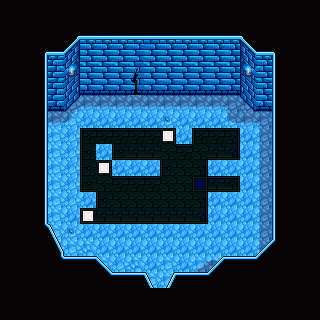

Tiled map render using the project's own tile images. Description and the map definition, with tile-layer contents summarised, below:
An orthogonal 20x20 tile map with 16x16 px tiles, 3 tile layers (Back, Buildings, Front) and 15 objects (15x TileData).

<map version="1.5" tiledversion="1.7.2" orientation="orthogonal" renderorder="right-down" width="20" height="20" tilewidth="16" tileheight="16" infinite="0" nextlayerid="7" nextobjectid="16">
 <properties>
  <property name="AmbientLight" value="255 255 255" />
  <property name="Warp" value="9 18 FrostDungeon.Branch2 13 6 10 18 FrostDungeon.Branch2 13 6" />
 </properties>
 <tileset firstgid="1" name="mine" tilewidth="16" tileheight="16" tilecount="288" columns="16">
  <image source="mine_frost_dark.png" width="256" height="288" />
  <tile id="0">
   <properties>
    <property name="Type" value="Dirt" />
   </properties>
  </tile>
  <tile id="137">
   <properties>
    <property name="Type" value="Stone" />
   </properties>
  </tile>
  <tile id="138">
   <properties>
    <property name="Type" value="Stone" />
   </properties>
  </tile>
  <tile id="139">
   <properties>
    <property name="Type" value="Stone" />
   </properties>
  </tile>
  <tile id="140">
   <properties>
    <property name="Type" value="Stone" />
   </properties>
  </tile>
  <tile id="153">
   <properties>
    <property name="Type" value="Stone" />
   </properties>
  </tile>
  <tile id="154">
   <properties>
    <property name="Type" value="Stone" />
   </properties>
  </tile>
  <tile id="155">
   <properties>
    <property name="Type" value="Stone" />
   </properties>
  </tile>
  <tile id="165">
   <properties>
    <property name="Type" value="Dirt" />
   </properties>
  </tile>
  <tile id="166">
   <properties>
    <property name="Type" value="Stone" />
   </properties>
  </tile>
  <tile id="167">
   <properties>
    <property name="Type" value="Stone" />
   </properties>
  </tile>
  <tile id="168">
   <properties>
    <property name="Type" value="Stone" />
   </properties>
  </tile>
  <tile id="169">
   <properties>
    <property name="Type" value="Stone" />
   </properties>
  </tile>
  <tile id="170">
   <properties>
    <property name="Type" value="Stone" />
   </properties>
  </tile>
  <tile id="171">
   <properties>
    <property name="Type" value="Stone" />
   </properties>
  </tile>
  <tile id="172">
   <properties>
    <property name="Type" value="Stone" />
   </properties>
  </tile>
  <tile id="181">
   <properties>
    <property name="Type" value="Dirt" />
   </properties>
  </tile>
  <tile id="182">
   <properties>
    <property name="Type" value="Stone" />
   </properties>
  </tile>
  <tile id="183">
   <properties>
    <property name="Type" value="Dirt" />
   </properties>
  </tile>
  <tile id="184">
   <properties>
    <property name="Type" value="Stone" />
   </properties>
  </tile>
  <tile id="185">
   <properties>
    <property name="Type" value="Stone" />
   </properties>
  </tile>
  <tile id="186">
   <properties>
    <property name="Type" value="Stone" />
   </properties>
  </tile>
  <tile id="187">
   <properties>
    <property name="Type" value="Stone" />
   </properties>
  </tile>
  <tile id="188">
   <properties>
    <property name="Type" value="Stone" />
   </properties>
  </tile>
  <tile id="198">
   <properties>
    <property name="Type" value="Stone" />
   </properties>
  </tile>
  <tile id="199">
   <properties>
    <property name="Type" value="Stone" />
   </properties>
  </tile>
  <tile id="200">
   <properties>
    <property name="Type" value="Stone" />
   </properties>
  </tile>
  <tile id="201">
   <properties>
    <property name="Type" value="Stone" />
   </properties>
  </tile>
  <tile id="202">
   <properties>
    <property name="Type" value="Stone" />
   </properties>
  </tile>
  <tile id="203">
   <properties>
    <property name="Type" value="Stone" />
   </properties>
  </tile>
  <tile id="204">
   <properties>
    <property name="Type" value="Stone" />
   </properties>
  </tile>
  <tile id="217">
   <properties>
    <property name="Type" value="Stone" />
   </properties>
  </tile>
  <tile id="218">
   <properties>
    <property name="Type" value="Stone" />
   </properties>
  </tile>
  <tile id="219">
   <properties>
    <property name="Type" value="Stone" />
   </properties>
  </tile>
  <tile id="233">
   <properties>
    <property name="Type" value="Stone" />
   </properties>
  </tile>
  <tile id="234">
   <properties>
    <property name="Type" value="Stone" />
   </properties>
  </tile>
  <tile id="235">
   <properties>
    <property name="Type" value="Stone" />
   </properties>
  </tile>
  <tile id="240">
   <properties>
    <property name="Type" value="Wood" />
   </properties>
  </tile>
  <tile id="241">
   <properties>
    <property name="Type" value="Wood" />
   </properties>
  </tile>
  <tile id="242">
   <properties>
    <property name="Type" value="Wood" />
   </properties>
  </tile>
  <tile id="256">
   <properties>
    <property name="Type" value="Wood" />
   </properties>
  </tile>
  <tile id="257">
   <properties>
    <property name="Type" value="Wood" />
   </properties>
  </tile>
  <tile id="258">
   <properties>
    <property name="Type" value="Wood" />
   </properties>
  </tile>
  <tile id="272">
   <properties>
    <property name="Type" value="Wood" />
   </properties>
  </tile>
  <tile id="273">
   <properties>
    <property name="Type" value="Wood" />
   </properties>
  </tile>
  <tile id="274">
   <properties>
    <property name="Type" value="Wood" />
   </properties>
  </tile>
 </tileset>
 <layer id="1" name="Back" width="20" height="20">
  <data>[400 cells, 227 non-empty, 39 distinct tile ids]</data>
 </layer>
 <objectgroup id="2" name="Back" />
 <layer id="3" name="Buildings" width="20" height="20">
  <data>[400 cells, 104 non-empty, 60 distinct tile ids]</data>
 </layer>
 <objectgroup id="4" name="Buildings">
  <object id="1" name="TileData" x="112" y="32" width="16" height="16">
   <properties>
    <property name="Bombable" value="Buildings=71" />
   </properties>
  </object>
  <object id="2" name="TileData" x="128" y="32" width="16" height="16">
   <properties>
    <property name="Bombable" value="Buildings=-1 Warp=9,12,FrostDungeon.Bonus3" />
   </properties>
  </object>
  <object id="3" name="TileData" x="144" y="32" width="16" height="16">
   <properties>
    <property name="Bombable" value="Buildings=72" />
   </properties>
  </object>
  <object id="4" name="TileData" x="112" y="48" width="16" height="16">
   <properties>
    <property name="Bombable" value="Buildings=87" />
   </properties>
  </object>
  <object id="5" name="TileData" x="128" y="48" width="16" height="16">
   <properties>
    <property name="Bombable" value="Buildings=-1" />
   </properties>
  </object>
  <object id="6" name="TileData" x="144" y="48" width="16" height="16">
   <properties>
    <property name="Bombable" value="Buildings=88" />
   </properties>
  </object>
  <object id="7" name="TileData" x="112" y="64" width="16" height="16">
   <properties>
    <property name="Bombable" value="Buildings=103" />
   </properties>
  </object>
  <object id="8" name="TileData" x="128" y="64" width="16" height="16">
   <properties>
    <property name="Bombable" value="Buildings=-1" />
   </properties>
  </object>
  <object id="9" name="TileData" x="144" y="64" width="16" height="16">
   <properties>
    <property name="Bombable" value="Buildings=104" />
   </properties>
  </object>
  <object id="10" name="TileData" x="112" y="80" width="16" height="16">
   <properties>
    <property name="Bombable" value="Buildings=119" />
   </properties>
  </object>
  <object id="11" name="TileData" x="128" y="80" width="16" height="16">
   <properties>
    <property name="Bombable" value="Buildings=-1" />
   </properties>
  </object>
  </objectgroup>
 <layer id="5" name="Front" width="20" height="20">
  <data>[400 cells, 180 non-empty, 12 distinct tile ids]</data>
 </layer>
 <objectgroup id="6" name="Front" />
</map>
<!-- 4 of 15 objects omitted -->
